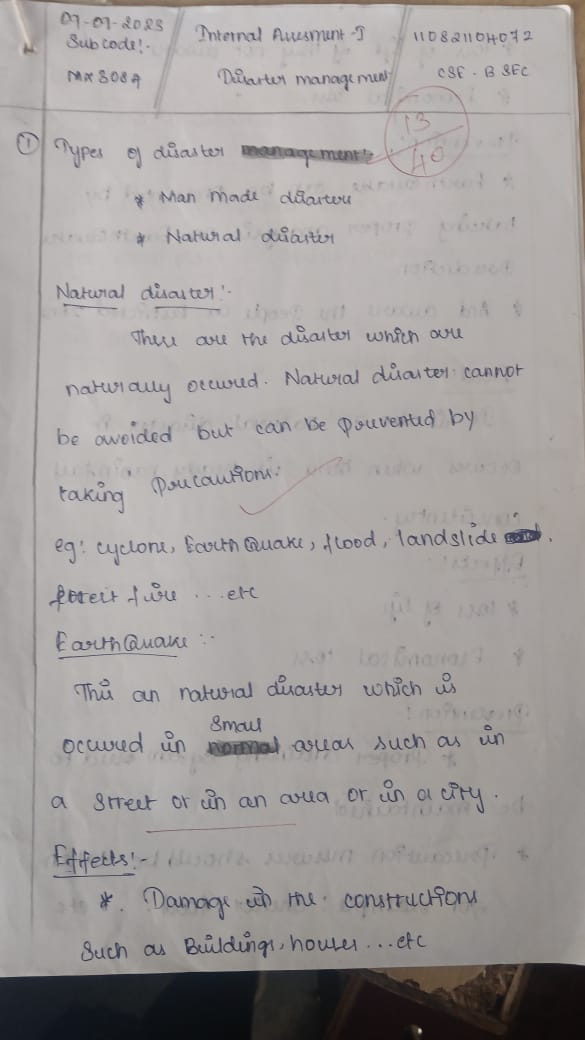
#> input picture ml-service/photos/WhatsApp Image 2026-09-23 at 13.56.44.jpeg, 585 x 1040 px
$ python -i preprocess.py   (imports and definitions only)
#> lines starting #> are read from the running program, lines starting #| are printed output that depends on the picture; after the words box and inside, x2 and y2 are one past the last pixel; in counts of white or black regions, pixels touching at a corner belong together
"""
Image preprocessing for handwritten note photos.

Pipeline: grayscale -> resize -> flatten background (shadows, show-through,
faint ruled lines) -> deskew -> pad. The image fed to TrOCR stays grayscale.
Binarization is used ONLY inside segment_lines to find line positions and to
locate ruled/margin lines, which are then painted white in the crops.
"""

import os
import cv2
import numpy as np
from PIL import Image

TARGET_WIDTH = 1600                                          # normalise photo scale
HEADER_SKIP = float(os.environ.get("HEADER_SKIP", "0.0"))    # e.g. 0.12 skips top 12% (header table)


def _to_gray(pil_image: Image.Image) -> np.ndarray:
    return cv2.cvtColor(np.array(pil_image.convert("RGB")), cv2.COLOR_RGB2GRAY)


# [48 lines left out: functions _resize, _flatten_background, _deskew, preprocess_image, not called in this run]


def _ink_mask(gray: np.ndarray):
    """Returns (ink, lines_mask).
    ink: binary ink mask with long horizontal AND vertical strokes removed
         (ruled lines, underlines, table borders, margin lines).
    lines_mask: where those long strokes were, so they can be erased
         from the crops too."""
    _, ink = cv2.threshold(gray, 0, 255, cv2.THRESH_BINARY_INV | cv2.THRESH_OTSU)
    h = cv2.morphologyEx(ink, cv2.MORPH_OPEN,
                         cv2.getStructuringElement(cv2.MORPH_RECT, (80, 1)))
    v = cv2.morphologyEx(ink, cv2.MORPH_OPEN,
                         cv2.getStructuringElement(cv2.MORPH_RECT, (1, 80)))
    lines_mask = cv2.dilate(cv2.bitwise_or(h, v), np.ones((5, 5), np.uint8))
    ink = cv2.bitwise_and(ink, cv2.bitwise_not(lines_mask))
    ink = cv2.morphologyEx(ink, cv2.MORPH_OPEN, np.ones((2, 2), np.uint8))  # remove specks
    return ink, lines_mask


def segment_lines(pil_image: Image.Image, min_line_height: int = 18) -> list:
    """Split the page into single-line crops (top to bottom).
    Detection uses the ink mask; crops come from the grayscale image with
    ruled/margin lines painted white, trimmed horizontally to the ink so the
    text fills the frame."""
    gray = np.array(pil_image.convert("L"))
    H, W = gray.shape
    ink, lines_mask = _ink_mask(gray)

    clean = gray.copy()
    clean[lines_mask > 0] = 255
    clean_img = Image.fromarray(cv2.cvtColor(clean, cv2.COLOR_GRAY2RGB))

    top_skip = int(H * HEADER_SKIP)
    ink[:top_skip, :] = 0

    rows = (ink > 0).sum(axis=1).astype(np.float32)
    rows = np.convolve(rows, np.ones(5) / 5, mode="same")
    nz = rows[rows > 0]
    if nz.size == 0:
        return [pil_image]
    thresh = max(3.0, 0.05 * np.percentile(nz, 90))

    bands, in_band, start = [], False, 0
    for y, v in enumerate(rows):
        if v > thresh and not in_band:
            in_band, start = True, y
        elif v <= thresh and in_band:
            in_band = False
            bands.append([start, y])
    if in_band:
        bands.append([start, H])

    # merge bands separated by tiny gaps (dots on i, accents, etc.)
    merged = []
    for b in bands:
        if merged and b[0] - merged[-1][1] < 6:
            merged[-1][1] = b[1]
        else:
            merged.append(b)

    crops = []
    for s, e in merged:
        if e - s < min_line_height:
            continue
        cols = np.where((ink[s:e, :] > 0).sum(axis=0) > 0)[0]
        if cols.size < 25:                       # too little ink to be a line
            continue
        x0, x1 = max(0, cols[0] - 25), min(W, cols[-1] + 25)
        y0, y1 = max(0, s - 10), min(H, e + 10)
        crops.append(clean_img.crop((x0, y0, x1, y1)))

    return crops if crops else [pil_image]

>>> from PIL import Image
>>> picture = Image.open('photos/WhatsApp Image 2026-09-23 at 13.56.44.jpeg')
#> picture is the input picture: PIL image 585x1040 RGB; mean R, G, B 162, 157.8, 156.7
>>> result = segment_lines(picture)
#> in _ink_mask, `_, ink = cv2.threshold(gray, 0, 255, cv2.THRESH_BINARY_INV | cv2.THRES..`:
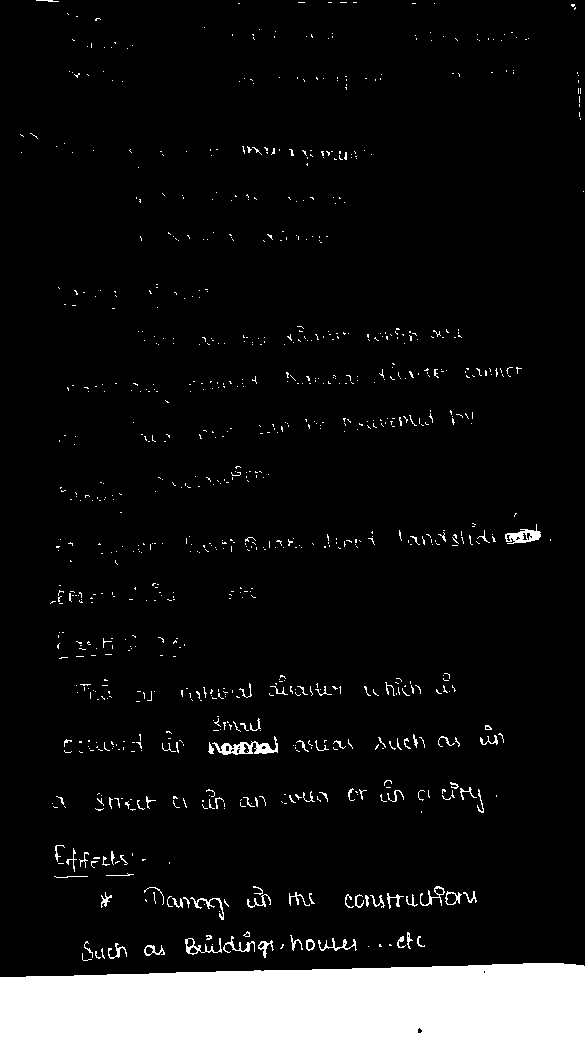
#> ink: shape (1040, 585); 8.1% white; 906 white regions (826 under 20 px), largest, box (x1, y1, x2, y2) and area: (0, 963, 585, 1040) 41022, (212, 736, 278, 755) 491, (505, 524, 541, 544) 323
#> in _ink_mask, `h = cv2.morphologyEx(ink, cv2.MORPH_OPEN, cv2.getStructuringElement(cv..`:
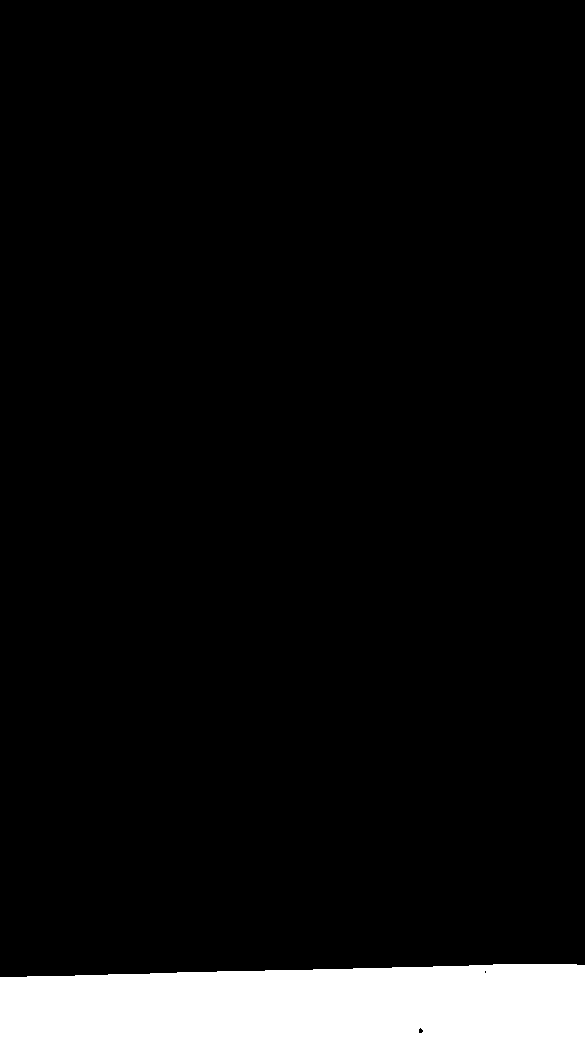
#> h: shape (1040, 585); 6.7% white; 1 white region, box (x1, y1, x2, y2) and area: (0, 964, 585, 1040) 40963
#> in _ink_mask, `v = cv2.morphologyEx(ink, cv2.MORPH_OPEN, cv2.getStructuringElement(cv..`:
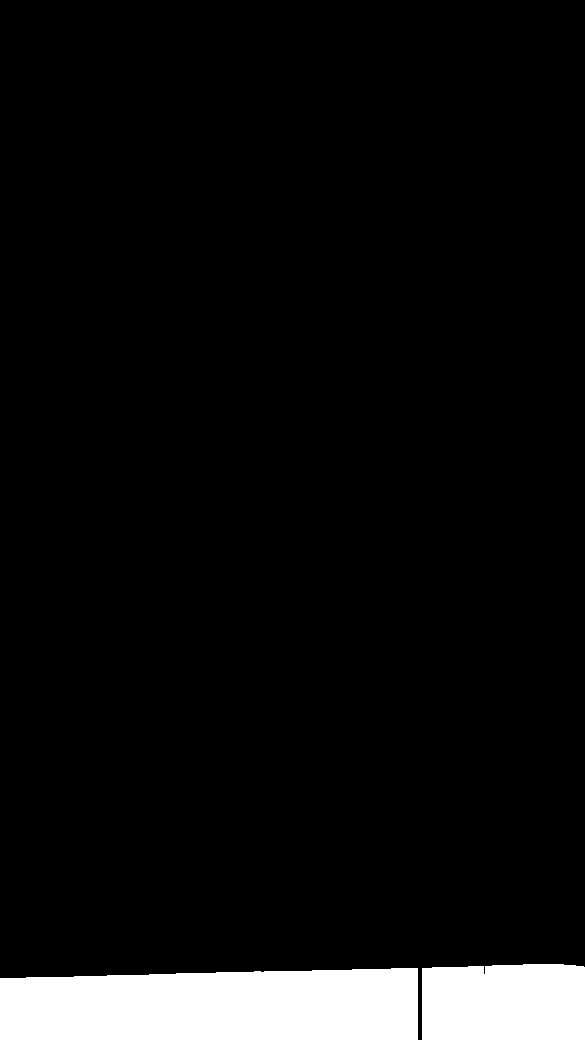
#> v: shape (1040, 585); 6.6% white; 2 white regions, box (x1, y1, x2, y2) and area: (0, 968, 418, 1040) 28036, (422, 964, 585, 1040) 12122
#> in _ink_mask, `lines_mask = cv2.dilate(cv2.bitwise_or(h, v), np.ones((5, 5), np.uint8))`:
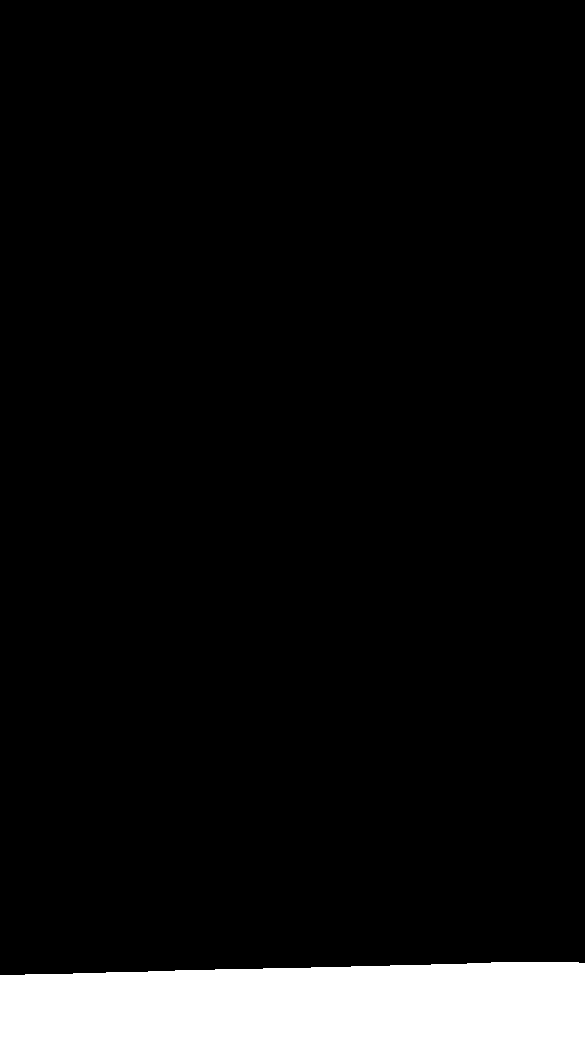
#> lines_mask: shape (1040, 585); 6.9% white; 1 white region, box (x1, y1, x2, y2) and area: (0, 962, 585, 1040) 42178
#> in _ink_mask, `ink = cv2.bitwise_and(ink, cv2.bitwise_not(lines_mask))`:
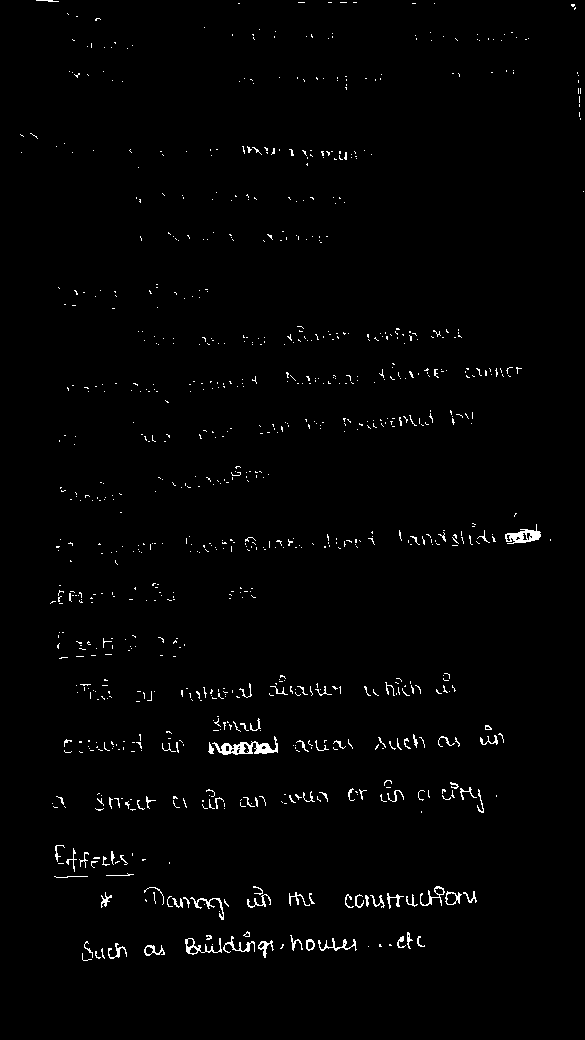
#> ink: shape (1040, 585); 1.3% white in thin lines or dots, all inside (x1, y1, x2, y2) = (20, 0, 584, 961)
#> in _ink_mask, `ink = cv2.morphologyEx(ink, cv2.MORPH_OPEN, np.ones((2, 2), np.uint8))`:
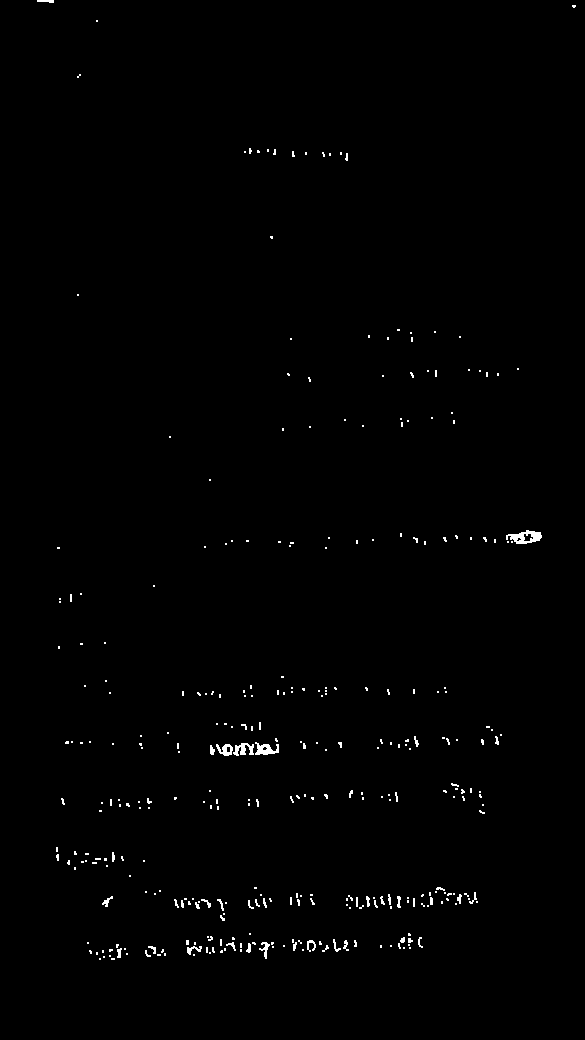
#> ink: shape (1040, 585); 0.66% white in thin lines or dots, all inside (x1, y1, x2, y2) = (37, 0, 576, 960)
#> in segment_lines, `clean[lines_mask > 0] = 255`:
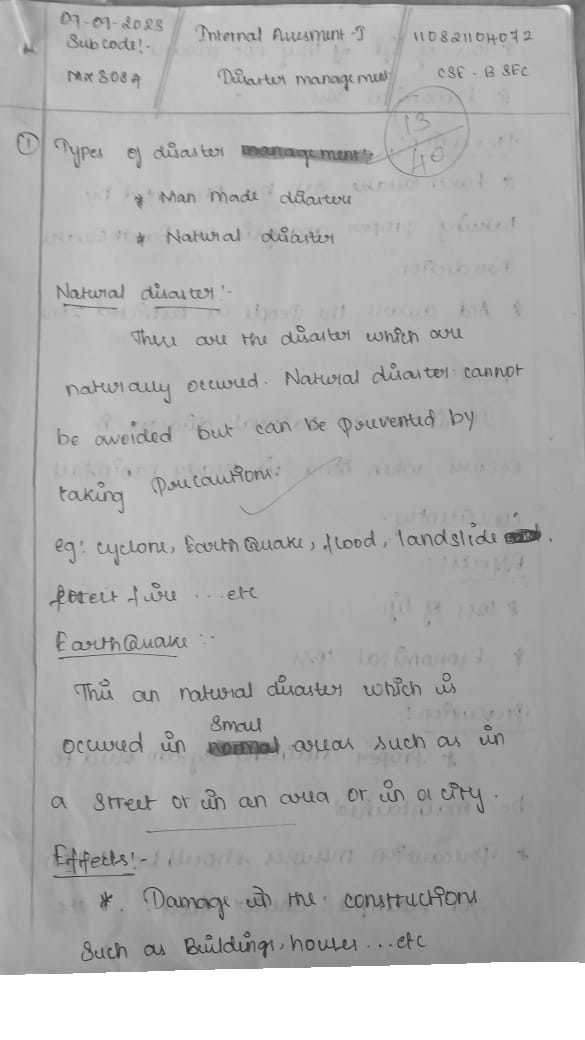
#> clean: shape (1040, 585); min 34, max 255, mean 174.4
#> in segment_lines, `rows = (ink > 0).sum(axis=1).astype(np.float32)`: rows = 1040 values, max 70 at index 903, min 0 at index 3, mean 3.88
#> in segment_lines, `rows = np.convolve(rows, np.ones(5) / 5, mode="same")`: rows = 1040 values, max 66.6 at index 901, min 0 at index 10, mean 3.87
#> in segment_lines, `nz = rows[rows > 0]`: nz = 379 values, max 66.6 at index 326, min 0.4 at index 9, mean 10.62
#> in segment_lines, `thresh = max(3.0, 0.05 * np.percentile(nz, 90))`: thresh = 3
#> the loop in segment_lines, `for y, v in enumerate(rows):` made 1040 passes
#> (v, in_band) on passes 1, 5: (7.8, True), (2.6, False)
#> in_band on passes 149, 160, 336, 342, 370, 380: True, False, True, False, True, False
#> after the loop in segment_lines, `for y, v in enumerate(rows):`: bands = [[0, 4], [148, 159], [335, 341], [369, 379], [418, 428], [530, 549], [599, 601], [685, 698], [722, 732], [734, 757], [784, 813], [851, 866], [886, 911], [918, 919], [934, 960]]; in_band = False; start = 934
#> the loop in segment_lines, `for b in bands:` made 15 passes
#> after the loop in segment_lines, `for b in bands:`: merged = [[0, 4], [148, 159], [335, 341], [369, 379], [418, 428], [530, 549], [599, 601], [685, 698], [722, 757], [784, 813], [851, 866], [886, 911], [918, 919], [934, 960]]
#> the loop in segment_lines, `for s, e in merged:` made 14 passes
#> (s, e, x0, x1, y0, y1) on passes 6, 9, 10, 12, 14: (530, 549, 32, 566, 520, 559), (722, 757, 40, 526, 712, 767), (784, 813, 36, 509, 774, 823), (886, 911, 77, 502, 876, 921), (934, 960, 62, 447, 924, 970)
#> after the loop in segment_lines, `for s, e in merged:`: crops = 5 items
#> result = 5 items
